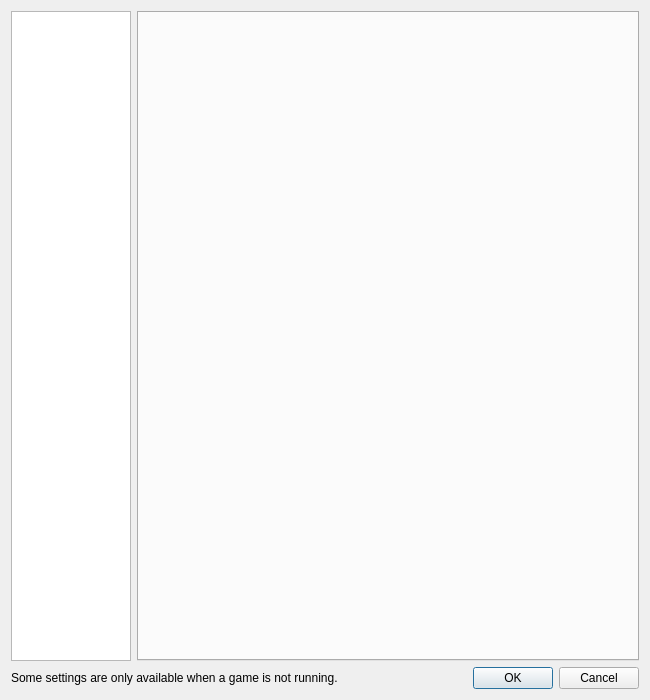
<?xml version="1.0" encoding="UTF-8"?>
<ui version="4.0">
 <class>ConfigureDialog</class>
 <widget class="QDialog" name="ConfigureDialog">
  <property name="geometry">
   <rect>
    <x>0</x>
    <y>0</y>
    <width>650</width>
    <height>700</height>
   </rect>
  </property>
  <property name="minimumSize">
   <size>
    <width>0</width>
    <height>675</height>
   </size>
  </property>
  <property name="windowTitle">
   <string>SnapRYU Configuration</string>
  </property>
  <layout class="QVBoxLayout" name="verticalLayout">
   <item>
    <layout class="QHBoxLayout" name="horizontalLayout">
     <item>
      <widget class="QListWidget" name="selectorList">
       <property name="minimumSize">
        <size>
         <width>120</width>
         <height>0</height>
        </size>
       </property>
       <property name="maximumSize">
        <size>
         <width>120</width>
         <height>16777215</height>
        </size>
       </property>
      </widget>
     </item>
     <item>
      <widget class="QTabWidget" name="tabWidget">
       <property name="currentIndex">
        <number>-1</number>
       </property>
      </widget>
     </item>
    </layout>
   </item>
   <item>
    <layout class="QHBoxLayout" name="horizontalLayout_2">
     <property name="leftMargin">
      <number>0</number>
     </property>
     <property name="topMargin">
      <number>0</number>
     </property>
     <property name="rightMargin">
      <number>0</number>
     </property>
     <property name="bottomMargin">
      <number>0</number>
     </property>
     <item>
      <widget class="QLabel" name="label">
       <property name="text">
        <string>Some settings are only available when a game is not running.</string>
       </property>
      </widget>
     </item>
     <item>
      <widget class="QDialogButtonBox" name="buttonBox">
       <property name="standardButtons">
        <set>QDialogButtonBox::StandardButton::Cancel|QDialogButtonBox::StandardButton::Ok</set>
       </property>
      </widget>
     </item>
    </layout>
   </item>
  </layout>
 </widget>
 <resources/>
 <connections>
  <connection>
   <sender>buttonBox</sender>
   <signal>accepted()</signal>
   <receiver>ConfigureDialog</receiver>
   <slot>accept()</slot>
   <hints>
    <hint type="sourcelabel">
     <x>20</x>
     <y>20</y>
    </hint>
    <hint type="destinationlabel">
     <x>20</x>
     <y>20</y>
    </hint>
   </hints>
  </connection>
  <connection>
   <sender>buttonBox</sender>
   <signal>rejected()</signal>
   <receiver>ConfigureDialog</receiver>
   <slot>reject()</slot>
   <hints>
    <hint type="sourcelabel">
     <x>20</x>
     <y>20</y>
    </hint>
    <hint type="destinationlabel">
     <x>20</x>
     <y>20</y>
    </hint>
   </hints>
  </connection>
 </connections>
</ui>
